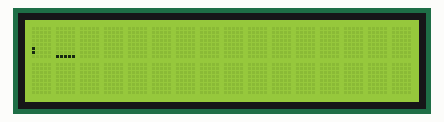
The program below on a simulated Raspberry Pi (header pin numbers). Shown: 16×2 character LCD.

Above: at 0.1 s.
At 2.1 s:
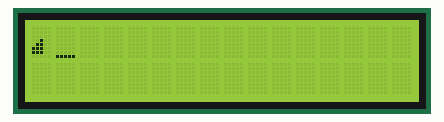
At 4.2 s:
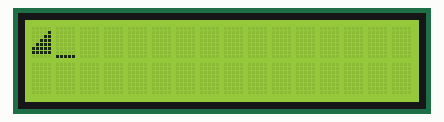

The program:

tower.py
```python
import RPi.GPIO as GPIO
import time
GPIO.setmode(GPIO.BOARD)
rs=3
en=5
d4=40
d5=38
d6=36
d7=35

GPIO.setup(rs,GPIO.OUT)
GPIO.setup(en,GPIO.OUT)
GPIO.setup(d4,GPIO.OUT)
GPIO.setup(d5,GPIO.OUT)
GPIO.setup(d6,GPIO.OUT)
GPIO.setup(d7,GPIO.OUT)

def enable():
	GPIO.output(en,1)
	time.sleep(0.0005)
	GPIO.output(en,0)
	time.sleep(0.0005)

def lcd_cmd(x):
	#For MSB
	GPIO.output(rs,0)
	GPIO.output(d4,0)
	GPIO.output(d5,0)
	GPIO.output(d6,0)
	GPIO.output(d7,0)
	if x & 0x10==0x10:
		GPIO.output(d4,1)
	if x & 0x20==0x20:
		GPIO.output(d5,1)
	if x & 0x40==0x40:
		GPIO.output(d6,1)
	if x & 0x80==0x80:
		GPIO.output(d7,1)
	enable()

	#For LSB
	GPIO.output(d4,0)
	GPIO.output(d5,0)
	GPIO.output(d6,0)
	GPIO.output(d7,0)
	if x & 0x01==0x01:
		GPIO.output(d4,1)
	if x & 0x02==0x02:
		GPIO.output(d5,1)
	if x & 0x04==0x04:
		GPIO.output(d6,1)
	if x & 0x08==0x08:
		GPIO.output(d7,1)
	enable()

def lcd_data(x):
	#For MSB bit
	GPIO.output(rs,1)
	GPIO.output(d4,0)
	GPIO.output(d5,0)
	GPIO.output(d6,0)
	GPIO.output(d7,0)
	if x & 0x10==0x10:
		GPIO.output(d4,1)
	if x & 0x20==0x20:
		GPIO.output(d5,1)
	if x & 0x40==0x40:
		GPIO.output(d6,1)
	if x & 0x80==0x80:
		GPIO.output(d7,1)
	enable()

	#For LSB bit
	GPIO.output(d4,0)
	GPIO.output(d5,0)
	GPIO.output(d6,0)
	GPIO.output(d7,0)
	if x & 0x01==0x01:
		GPIO.output(d4,1)
	if x & 0x02==0x02:
		GPIO.output(d5,1)
	if x & 0x04==0x04:
		GPIO.output(d6,1)
	if x & 0x08==0x08:
		GPIO.output(d7,1)
	enable()

def init():
	lcd_cmd(0x33)
	lcd_cmd(0x32)
	lcd_cmd(0x28)
	lcd_cmd(0x0c)
	lcd_cmd(0x0e)
	lcd_cmd(0x01)

def strg_data(x):
	length=len(x)
	for i in range(0,length):
		lcd_data(ord(x[i]))

def custom():
	lcd_cmd(64)
	lcd_data(0)
	lcd_data(0)
	lcd_data(0)
	lcd_data(0)
	lcd_data(0)
	lcd_data(16)
	lcd_data(16)
	lcd_data(0)
	lcd_cmd(0x80)
	lcd_data(0)
	time.sleep(1)

	lcd_cmd(64)
	lcd_data(0)
	lcd_data(0)
	lcd_data(0)
	lcd_data(0)
	lcd_data(8)
	lcd_data(24)
	lcd_data(24)
	lcd_data(0)
	lcd_cmd(0x80)
	lcd_data(0)
	time.sleep(1)

	lcd_cmd(64)
	lcd_data(0)
	lcd_data(0)
	lcd_data(0)
	lcd_data(4)
	lcd_data(12)
	lcd_data(28)
	lcd_data(28)
	lcd_data(0)
	lcd_cmd(0x80)
	lcd_data(0)
	time.sleep(1)

	lcd_cmd(64)
	lcd_data(0)
	lcd_data(0)
	lcd_data(2)
	lcd_data(6)
	lcd_data(14)
	lcd_data(30)
	lcd_data(30)
	lcd_data(0)
	lcd_cmd(0x80)
	lcd_data(0)
	time.sleep(1)

	lcd_cmd(64)
	lcd_data(0)
	lcd_data(1)
	lcd_data(3)
	lcd_data(7)
	lcd_data(15)
	lcd_data(31)
	lcd_data(31)
	lcd_data(0)
	lcd_cmd(0x80)
	lcd_data(0)
	time.sleep(1)

while 1:
	init()
	custom()
	#lcd_cmd(0x80)
	#strg_data("hi")
```

Measured:
- by itself, everything shown: repeats every 5.1 s, in 10 steps
